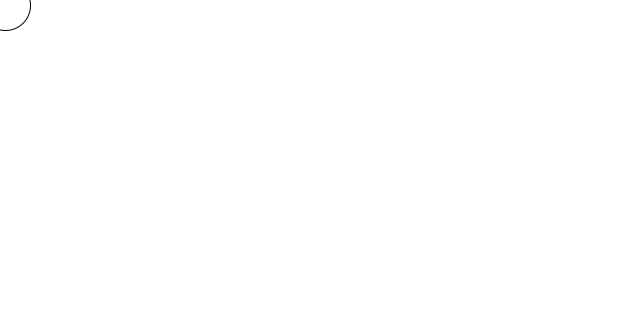
Frame 1 (no input)
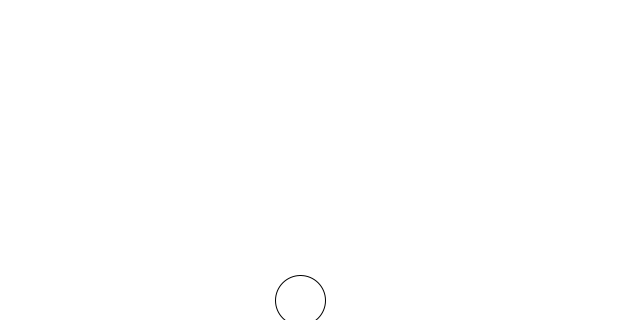
Frame 60 (the mouse pressed at the canvas centre just before this capture)
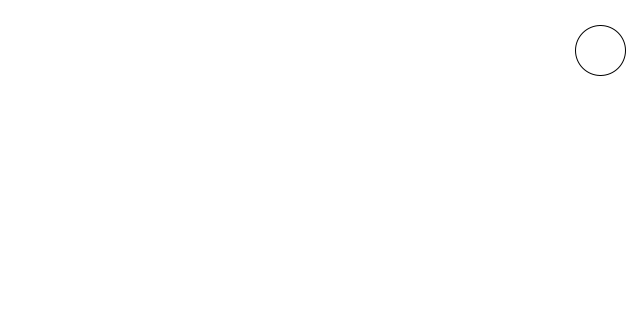
Frame 120 (the mouse held since frame 60 and released just before this capture)

The Processing sketch that drew these frames (run headless with seeded random() and noise(); from frame 60 on, the mouse is pressed at the canvas centre):

// Processing sketch: bouncing_ball_OOP
// ── bouncing_ball_OOP.pde
Ball ball;

void setup(){
  size(640,320);
  ball = new Ball();
}

void draw(){
  background(255);
  ball.move();
  ball.bounce();
  ball.display();
}

// ── Ball.pde
class Ball {
  float x;
  float y;
  float sx;
  float sy;

  Ball() {
    sx = 5;
    sy = 5;
  }

  void move() {
    x += sx;
    y += sy;
  }
  
  void display() {
    ellipse(x, y, 50, 50);
  }
  
  void bounce() {
    if (x > width || x < 0) {
      sx *= -1;
    }

    if (y > height || y < 0) {
      sy *= -1;
    }
  }
}
